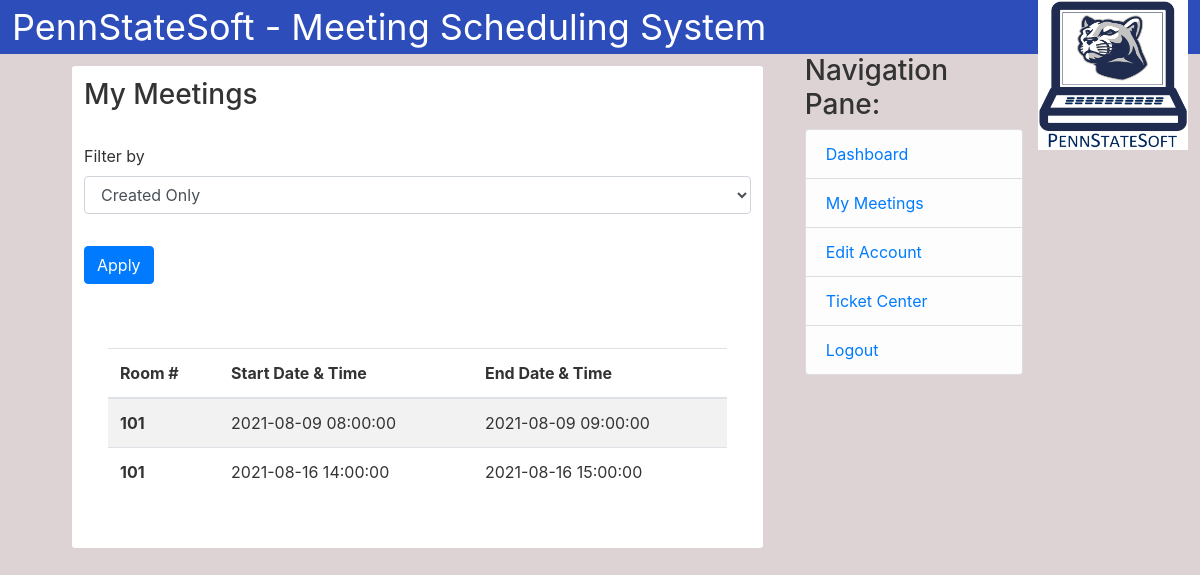
The page /User/MyMeetings (signed in) on the database as committed earlier.
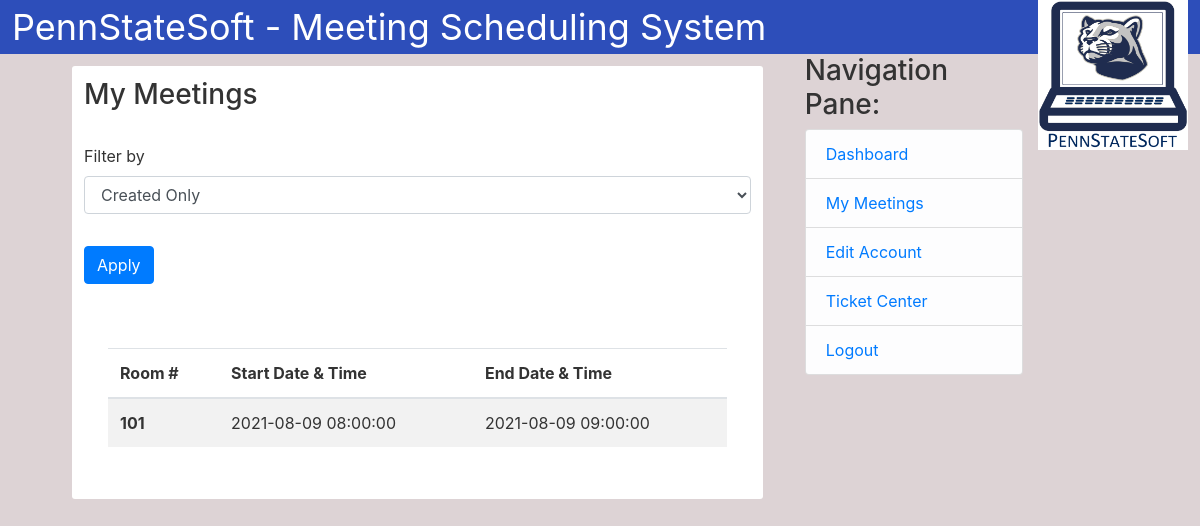
The same page on the database as committed later.
### mss/Meeting/MeetingModels.py (models this page shows, shortened)
class Meeting(db.Model):
    __tablename__ = 'meeting'
    id = db.Column(db.Integer, primary_key=True)
    creator_id = db.Column(db.Integer, db.ForeignKey('client.id'), nullable=False)
    creator = db.relationship('mss.User.UserModels.Client', back_populates='meetings_creator')
    participants = db.relationship('mss.User.UserModels.Client', secondary=participation_table, back_populates='meetings_participant')
    room_id = db.Column(db.Integer, db.ForeignKey('room.id'), nullable=False)
    room = db.relationship('Room', back_populates='meetings')
    title = db.Column(db.String(240), nullable=False)
    start_time = db.Column(db.DateTime, nullable=False)
    end_time = db.Column(db.DateTime, nullable=False)
    description = db.Column(db.Text, nullable=True)

### mss/Routes/ClientRoutes.py (the view)
@app.route('/User/MyMeetings', methods=['GET', 'POST'])
@login_required
def myMeetings():
    form = MeetingSelectForm()
    meetings = meeting_controller.buildMeetingListCreator(current_user)
    if request.method == 'POST' and form.validate_on_submit():
        if form.select.data == '2':
            print('ran')
            meetings = meeting_controller.buildMeeetingListParticipant(current_user)
    return render_template('MyMeetings.html', form=form, meetings=meetings)

### mss/User/UserForms.py
class MeetingSelectForm(FlaskForm):
    select = SelectField('Filter by', choices=[(1, 'Created Only'), (2, 'Participant Only')], default=1)
    submit = SubmitField('Apply')

### mss/Meeting/MeetingController.py (called while the page is built)
    def buildMeetingListCreator(self, user: "Client") -> list:
        meetings = []
        if type(user.meetings_creator) is InstrumentedList:
            meetings.extend(user.meetings_creator)
        else:
            meetings.append(user.meetings_creator)
        return meetings

### mss/User/UserModels.py (called while the page is built)
@login_manager.user_loader
def load_user(id):
    return User.query.get(int(id))

### mss/templates/MyMeetings.html (shortened to what this page needs)
{% extends "Home.html" %}
{% block content %}
<div class = "content">
  <form method="POST" action="">
    <fieldset class="form-group">
        <div class="text-left">
          <h3>My Meetings</h3>
        </div>
        <br>
        <div class="form-group">
            {{form.select.label(class="form-control-label")}}
            {% if form.select.errors %}
            {{form.select.label(class="form-control-label is-invalid")}}
            <div class="invalid-feedback">
                {% for error in form.select.errors %}
                <span>{{ error }}</span>
                {% endfor %}
            </div>
            {% else %}
            {{form.select(class="form-control")}}
            {% endif %}
        </div>
    </fieldset>
    <div class="form-group">
        {{form.submit(class="btn btn-primary")}}
    </div>
  </form>
  <br>
    <div class="content">
      <table class="table table-striped">
        <thead>
          <tr>
            <th scope="col">Room #</th>
            <th scope="col">Start Date & Time</th>
            <th scope="col">End Date & Time</th>
          </tr>
        </thead>
        <tbody>
          {% for meeting in meetings %}
          <tr>
            <th scope="row">{{meeting.room_id}}</th>
            <td>{{meeting.start_time}}</td>
            <td>{{meeting.end_time}}</td>
          </tr>
          {% endfor %}
        </tbody>
    </table>
    </div>
</div>
{% endblock content %}

### mss/templates/Home.html (shortened to what this page needs)
{% extends "Index.html" %}
{% block navpane %}
<div class="col-sm-3">
    <div class="content-section">
        <h3>Navigation Pane:</h3>
        <ul class="list-group">
            <li class="list-group-item list-group-item-light">
                <a href="{{url_for('dashboard')}}">Dashboard</a>
            </li>
            <li class="list-group-item list-group-item-light">
                <a href="{{url_for('myMeetings')}}">My Meetings</a>
            </li>
            <li class="list-group-item list-group-item-light">
                <a href="{{url_for('editAccount')}}">Edit Account</a>
            </li>
            <li class="list-group-item list-group-item-light">
                <a href="{{url_for('newTicket')}}">Ticket Center</a>
            </li>
            <li class="list-group-item list-group-item-light">
                <a href="{{url_for('logout')}}">Logout</a>
            </li>
        </ul>
    </div>
</div>
{% endblock navpane %}

### mss/templates/Index.html (shortened to what this page needs)
<!DOCTYPE html>
<html>
<head>
    <link rel="stylesheet" href="https://maxcdn.bootstrapcdn.com/bootstrap/4.0.0/css/bootstrap.min.css"
>
    <link rel="stylesheet" type="text/css" href="{{ url_for('static', filename='login.css')}}" />
    <link rel="stylesheet" type="text/css" href="https://cdn.jsdelivr.net/npm/fullcalendar@5.9.0/main.css" />
</head>
<body>
    <header class="banner">
        <a>PennStateSoft - Meeting Scheduling System</a>
        <img src="/static/logo/pennstatesoft.png" style="width: 150px; height: 150px; float: right;">
    </header>
    <main role="main" class="container">
        <div class="row justify-content-center" style="Height: 600px; width: auto;">
            <div class="col-md-9 h-100 w-100">
                {% block content %}
                {% endblock %}
            </div>
            {% block navpane %}
            {% endblock %}
        </div>
    </main>
</body>
</html>

### mss/static/login.css (style rules this page uses)
body { background: #ddd3d5; color: #333333; }
.banner { background-color: #2d4eba; color: white; padding: 0px 12px; }
.banner a { font-size: 36px; }
.content { background: #FFFFFF; padding: 12px 12px; margin: 12px 12px; border: 2px #000000; border-radius: 3px; }

Rows that differ between the two databases and show on the page:
removed Meeting: room_id "101", start_time "2021-08-16 14:00:00", end_time "2021-08-16 15:00:00"
